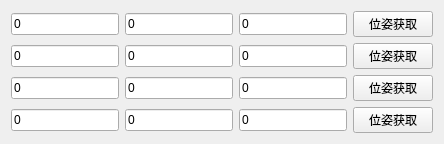
                   <widget class="QWidget" name="tab_8">
                    <attribute name="title">
                     <string>位置2</string>
                    </attribute>
                    <layout class="QGridLayout" name="gridLayout_14">
                     <item row="0" column="0">
                      <layout class="QHBoxLayout" name="horizontalLayout_8">
                       <item>
                        <widget class="QLineEdit" name="p1_x2">
                         <property name="text">
                          <string>0</string>
                         </property>
                        </widget>
                       </item>
                       <item>
                        <widget class="QLineEdit" name="p1_y2">
                         <property name="text">
                          <string>0</string>
                         </property>
                        </widget>
                       </item>
                       <item>
                        <widget class="QLineEdit" name="p1_z2">
                         <property name="text">
                          <string>0</string>
                         </property>
                        </widget>
                       </item>
                       <item>
                        <widget class="QPushButton" name="pushButton_30">
                         <property name="text">
                          <string>位姿获取</string>
                         </property>
                        </widget>
                       </item>
                      </layout>
                     </item>
                     <item row="1" column="0">
                      <layout class="QHBoxLayout" name="horizontalLayout_9">
                       <item>
                        <widget class="QLineEdit" name="p2_x2">
                         <property name="text">
                          <string>0</string>
                         </property>
                        </widget>
                       </item>
                       <item>
                        <widget class="QLineEdit" name="p2_y2">
                         <property name="text">
                          <string>0</string>
                         </property>
                        </widget>
                       </item>
                       <item>
                        <widget class="QLineEdit" name="p2_z2">
                         <property name="text">
                          <string>0</string>
                         </property>
                        </widget>
                       </item>
                       <item>
                        <widget class="QPushButton" name="pushButton_31">
                         <property name="text">
                          <string>位姿获取</string>
                         </property>
                        </widget>
                       </item>
                      </layout>
                     </item>
                     <item row="2" column="0">
                      <layout class="QHBoxLayout" name="horizontalLayout_10">
                       <item>
                        <widget class="QLineEdit" name="p3_x2">
                         <property name="text">
                          <string>0</string>
                         </property>
                        </widget>
                       </item>
                       <item>
                        <widget class="QLineEdit" name="p3_y2">
                         <property name="text">
                          <string>0</string>
                         </property>
                        </widget>
                       </item>
                       <item>
                        <widget class="QLineEdit" name="p3_z2">
                         <property name="text">
                          <string>0</string>
                         </property>
                        </widget>
                       </item>
                       <item>
                        <widget class="QPushButton" name="pushButton_32">
                         <property name="text">
                          <string>位姿获取</string>
                         </property>
                        </widget>
                       </item>
                      </layout>
                     </item>
                     <item row="3" column="0">
                      <layout class="QHBoxLayout" name="horizontalLayout_11">
                       <item>
                        <widget class="QLineEdit" name="p4_x2">
                         <property name="text">
                          <string>0</string>
                         </property>
                        </widget>
                       </item>
                       <item>
                        <widget class="QLineEdit" name="p4_y2">
                         <property name="text">
                          <string>0</string>
                         </property>
                        </widget>
                       </item>
                       <item>
                        <widget class="QLineEdit" name="p4_z2">
                         <property name="text">
                          <string>0</string>
                         </property>
                        </widget>
                       </item>
                       <item>
                        <widget class="QPushButton" name="pushButton_33">
                         <property name="text">
                          <string>位姿获取</string>
                         </property>
                        </widget>
                       </item>
                      </layout>
                     </item>
                    </layout>
                   </widget>
